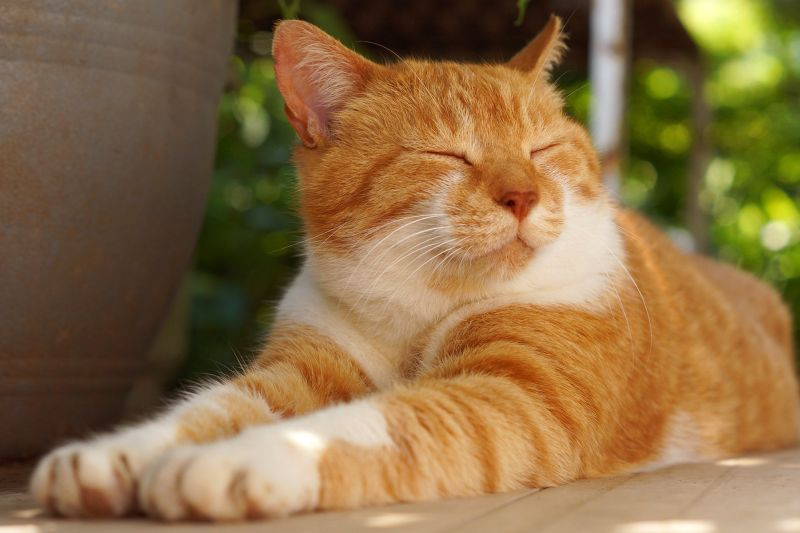
#> input picture input/cat.jpg, 800 x 533 px
$ python pixelisation.py
#> lines starting #> are read from the running program, lines starting #| are printed output that depends on the picture
import cv2
import numpy as np

img_input = cv2.imread('input/cat.jpg')
#> img_input is the input picture: shape (533, 800, 3); mean B, G, R 69.5, 110.1, 139.4
# cv2.imshow("Input", img_input)

# print(img_input.shape)
height, width = img_input.shape[:2]
#> height = 533; width = 800
# print(width, height)

pixel_size = 10
new_width, new_height = (width // pixel_size, height // pixel_size)
#> new_width = 80; new_height = 53
# print(new_width, new_height)

img_temp = cv2.resize(img_input, (new_width, new_height), interpolation=cv2.INTER_LINEAR)
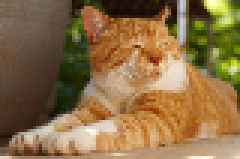
#> img_temp: shape (53, 80, 3) (shown 3 times larger); mean B, G, R 69.2, 109.9, 139.2
img_output = cv2.resize(img_temp, (width, height), interpolation=cv2.INTER_NEAREST)
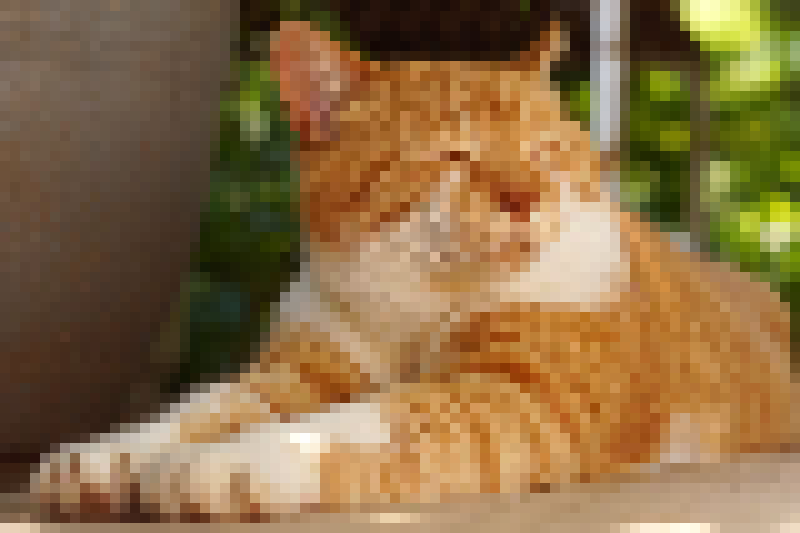
#> img_output: shape (533, 800, 3); mean B, G, R 69.1, 109.7, 139.1
# cv2.imshow("Output", img_output)
# cv2.imwrite('output/cat.jpg', img_output)

img_hor = np.hstack((img_input, img_output))
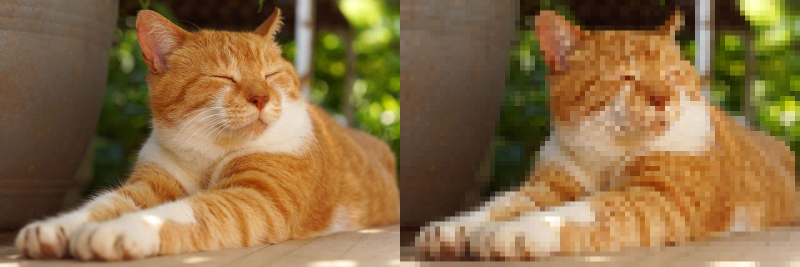
#> img_hor: shape (533, 1600, 3) (shown at 1/2 size); mean B, G, R 69.3, 109.9, 139.2
cv2.imshow("Horizontal", img_hor)

cv2.waitKey(0)
